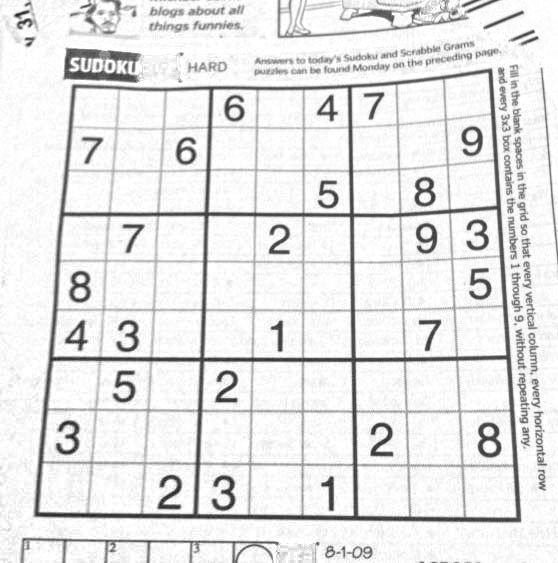
#> input picture hw3_release/sudoku.png, 558 x 563 px
$ python panorama.py
#> lines starting #> are read from the running program, lines starting #| are printed output that depends on the picture
#> in test1, img is the input picture: shape (563, 558) float32; min 27, max 255, mean 229.5
"""
CS131 - Computer Vision: Foundations and Applications
Assignment 3
Author: Donsuk Lee (donlee90@stanford.edu)
Date created: 09/2017
Last modified: 09/27/2018
Python Version: 3.5+
"""

import numpy as np
from imageio import imread
from skimage import filters
from skimage.feature import corner_peaks
from skimage.util.shape import view_as_blocks
from scipy.spatial.distance import cdist
from skimage import io
import matplotlib.pyplot as plt

from scipy.ndimage.filters import convolve

from utils import pad, unpad, get_output_space, warp_image


def show_image(image, title=""):
    imgplot = plt.imshow(image)
    plt.title = title
    plt.show()


def harris_corners(img, window_size=3, k=0.04):
    """
    Compute Harris corner response map. Follow the math equation
    R=Det(M)-k(Trace(M)^2).

    Hint:
        You may use the function scipy.ndimage.filters.convolve,
        which is already imported above.

    Args:
        img: Grayscale image of shape (H, W)
        window_size: size of the window function
        k: sensitivity parameter

    Returns:
        response: Harris response image of shape (H, W)

    1)Compute $x$ and $y$ derivatives (dx, dy) of an image
    2) Compute products of derivatives ($I_x^2, I_y^2, I_{xy}$) at each pixel
    3)Compute matrix $M$ at each pixel, where M = \sum_{x,y} w(x,y)
    \begin{bmatrix}
        I_{x}^2 & I_{x}I_{y} \\
        I_{x}I_{y} & I_{y}^2
    \end{bmatrix}
    4)Compute corner response 𝑅=𝐷𝑒𝑡(𝑀)−𝑘(𝑇𝑟𝑎𝑐𝑒(𝑀)2) at each pixel
    5)Output corner response map R(x,y)
    """
#> called with window_size = 3, k = 0.04

    H, W = img.shape
#> H = 563; W = 558
    window = np.ones((window_size, window_size))

    response = np.zeros((H, W))

    dx = filters.sobel_v(img)
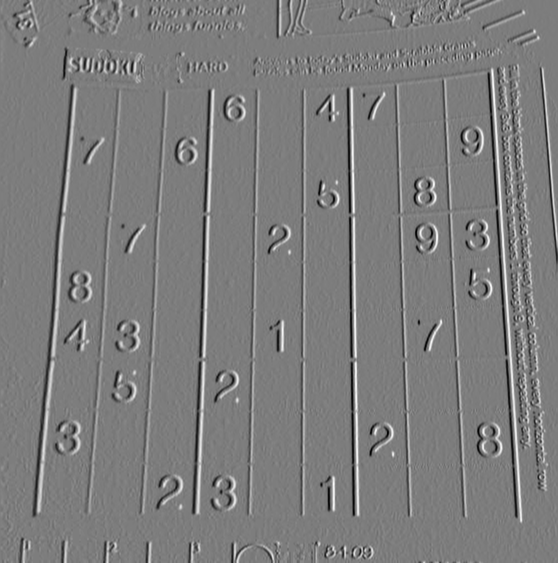
#> dx: shape (563, 558) float32; min -172.2, max 178.8, mean 0; drawn with min black and max white
    dy = filters.sobel_h(img)
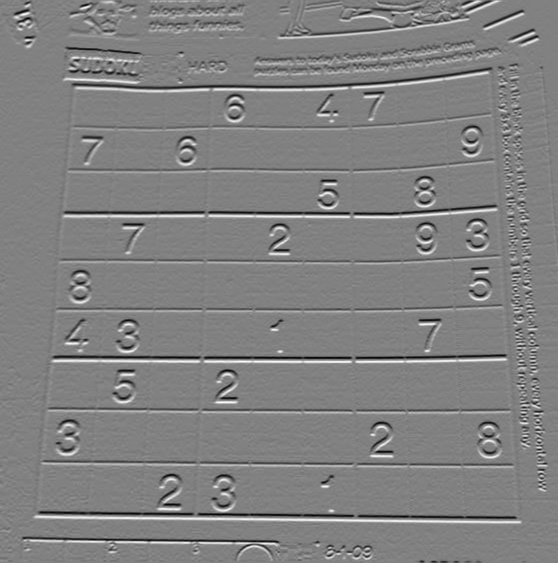
#> dy: shape (563, 558) float32; min -182.5, max 177.8, mean 0; drawn with min black and max white

    ### YOUR CODE HERE
    dxdx = dx ** 2
    dydy = dy ** 2
    dxdy = dx * dy
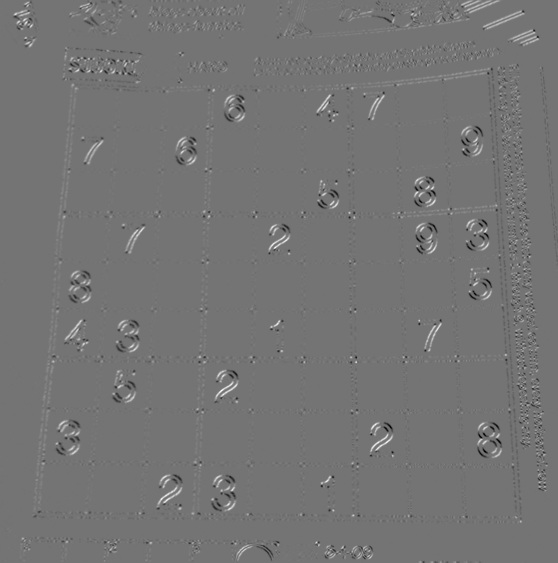
#> dxdy: shape (563, 558) float32; min -13307.2, max 15877.5, mean 49.7; drawn with min black and max white
    convDx = convolve(dxdx, window)
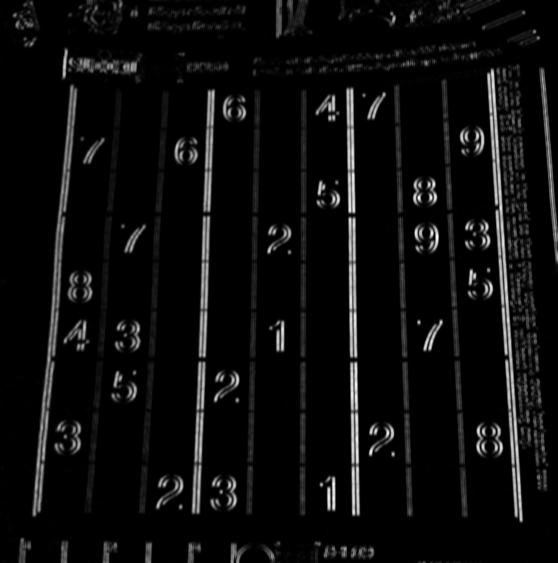
#> convDx: shape (563, 558) float32; min 0, max 152604.5, mean 8126.1; drawn with min black and max white
    convDy = convolve(dydy, window)
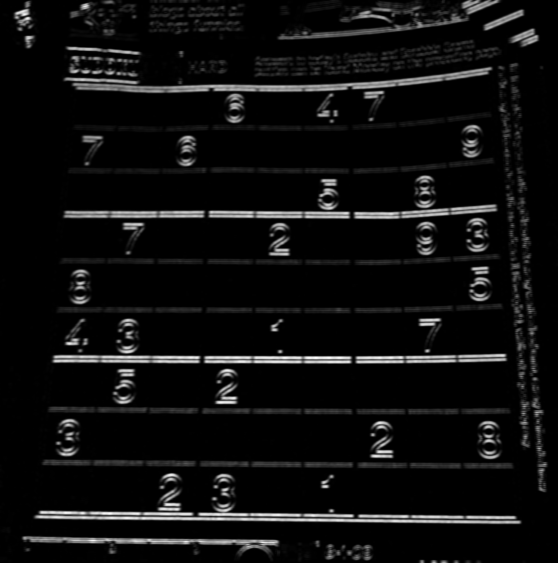
#> convDy: shape (563, 558) float32; min 0, max 157074.9, mean 9394.7; drawn with min black and max white
    convDxDy = convolve(dxdy, window)
    for h in range(0, H):
        for w in range(0, W):
            f = [convDx[h][w], convDxDy[h][w]]
            s = [convDxDy[h][w], convDy[h][w]]
            m = np.array([f, s])
            trace = np.trace(m)
            response[h][w] = np.linalg.det(m) - k * (trace * trace)
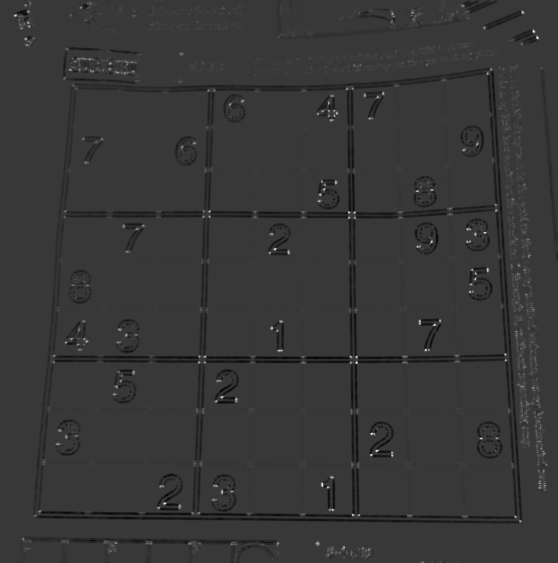
#> response: shape (563, 558) float64; min -1.07e+09, max 3.75e+09, mean -25426311.6; drawn with min black and max white
    ### END YOUR CODE

    return response


# [279 lines left out: functions simple_descriptor, describe_keypoints, match_descriptors, fit_affine_matrix, ransac, hog_descriptor and 2 more, not called in this run]


def test1():
    img = imread('sudoku.png', as_gray=True)

    # Compute Harris corner response
    show_image(img)
    response = harris_corners(img)

    # Display corner response
    show_image(response)
    show_image(imread('solution_harris.png', as_gray=True))
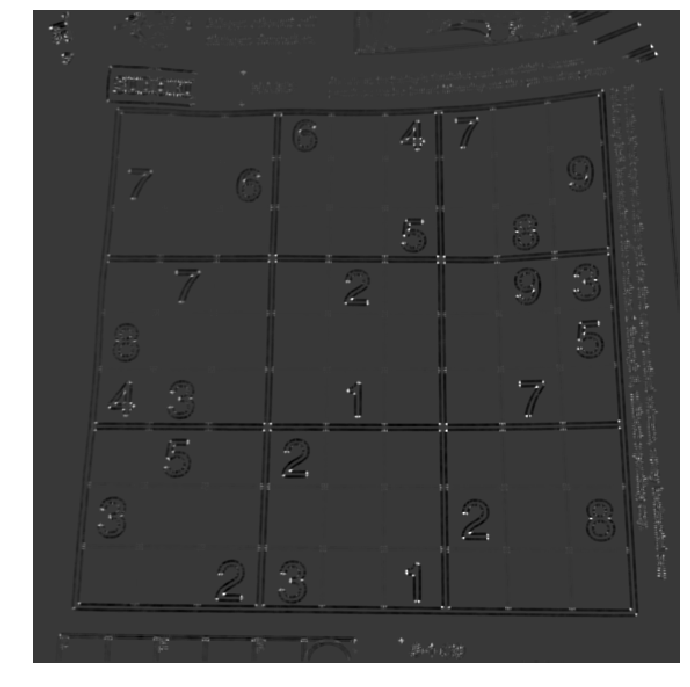
#> input picture hw3_release/solution_harris.png, 690 x 687 px


def main():
    test1()


if __name__ == "__main__":
    main()
